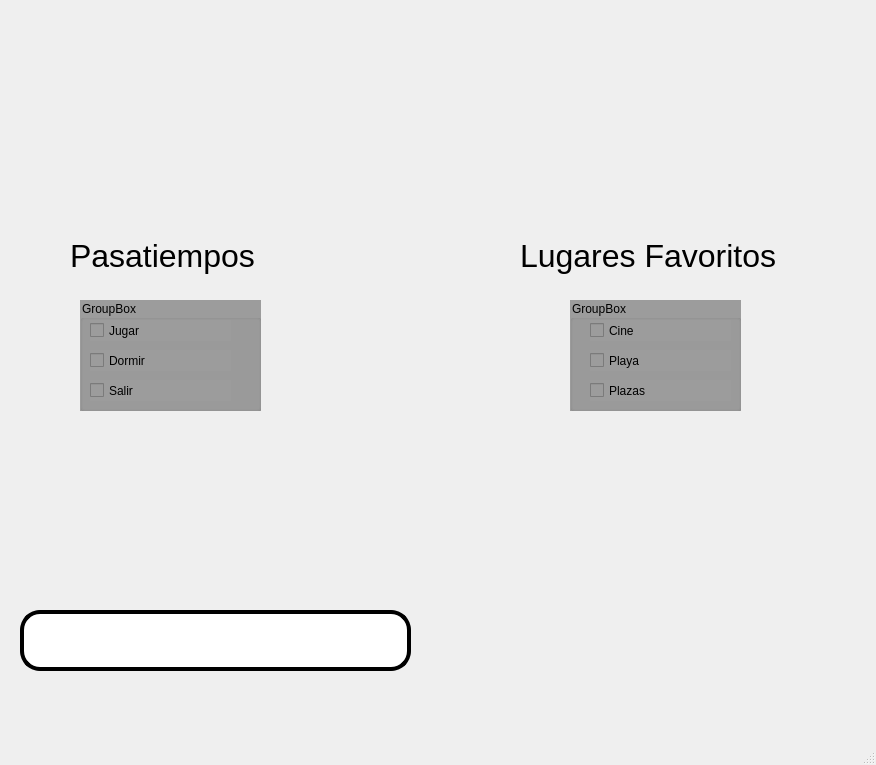
<?xml version="1.0" encoding="UTF-8"?>
<ui version="4.0">
 <class>MainWindow</class>
 <widget class="QMainWindow" name="MainWindow">
  <property name="geometry">
   <rect>
    <x>0</x>
    <y>0</y>
    <width>876</width>
    <height>765</height>
   </rect>
  </property>
  <property name="windowTitle">
   <string>MainWindow</string>
  </property>
  <widget class="QWidget" name="centralwidget">
   <widget class="QLabel" name="label">
    <property name="geometry">
     <rect>
      <x>0</x>
      <y>10</y>
      <width>241</width>
      <height>131</height>
     </rect>
    </property>
    <property name="styleSheet">
     <string notr="true"/>
    </property>
    <property name="text">
     <string/>
    </property>
    <property name="pixmap">
     <pixmap resource="../../Archivos/Recursos.qrc">:/Logos/Archivos/log_uat_nuevo.png</pixmap>
    </property>
    <property name="scaledContents">
     <bool>true</bool>
    </property>
   </widget>
   <widget class="QLabel" name="label_2">
    <property name="geometry">
     <rect>
      <x>560</x>
      <y>0</y>
      <width>241</width>
      <height>131</height>
     </rect>
    </property>
    <property name="styleSheet">
     <string notr="true"/>
    </property>
    <property name="text">
     <string/>
    </property>
    <property name="pixmap">
     <pixmap resource="../../Archivos/Recursos.qrc">:/Logos/Archivos/FIT_logo_vertical.png</pixmap>
    </property>
    <property name="scaledContents">
     <bool>true</bool>
    </property>
   </widget>
   <widget class="QLabel" name="label_3">
    <property name="geometry">
     <rect>
      <x>640</x>
      <y>580</y>
      <width>241</width>
      <height>131</height>
     </rect>
    </property>
    <property name="styleSheet">
     <string notr="true"/>
    </property>
    <property name="text">
     <string/>
    </property>
    <property name="pixmap">
     <pixmap resource="../../Archivos/Recursos.qrc">:/Logos/Archivos/Gatos.png</pixmap>
    </property>
    <property name="scaledContents">
     <bool>true</bool>
    </property>
   </widget>
   <widget class="QLabel" name="label_4">
    <property name="geometry">
     <rect>
      <x>70</x>
      <y>230</y>
      <width>231</width>
      <height>51</height>
     </rect>
    </property>
    <property name="font">
     <font>
      <pointsize>24</pointsize>
     </font>
    </property>
    <property name="text">
     <string>Pasatiempos</string>
    </property>
   </widget>
   <widget class="QLineEdit" name="txt_Valor">
    <property name="geometry">
     <rect>
      <x>20</x>
      <y>610</y>
      <width>391</width>
      <height>61</height>
     </rect>
    </property>
    <property name="font">
     <font>
      <pointsize>24</pointsize>
      <weight>75</weight>
      <bold>true</bold>
     </font>
    </property>
    <property name="styleSheet">
     <string notr="true">background-color: rgb(255,255,255);
border:4px solid black;
border-radius: 20px;</string>
    </property>
    <property name="text">
     <string/>
    </property>
    <property name="alignment">
     <set>Qt::AlignCenter</set>
    </property>
   </widget>
   <widget class="QLabel" name="label_5">
    <property name="geometry">
     <rect>
      <x>520</x>
      <y>230</y>
      <width>311</width>
      <height>51</height>
     </rect>
    </property>
    <property name="font">
     <font>
      <pointsize>24</pointsize>
     </font>
    </property>
    <property name="text">
     <string>Lugares Favoritos</string>
    </property>
   </widget>
   <widget class="QGroupBox" name="groupBox">
    <property name="geometry">
     <rect>
      <x>80</x>
      <y>300</y>
      <width>181</width>
      <height>111</height>
     </rect>
    </property>
    <property name="styleSheet">
     <string notr="true">background-color: rgb(156, 156, 156);</string>
    </property>
    <property name="title">
     <string>GroupBox</string>
    </property>
    <widget class="QCheckBox" name="cb_salir">
     <property name="geometry">
      <rect>
       <x>10</x>
       <y>80</y>
       <width>141</width>
       <height>21</height>
      </rect>
     </property>
     <property name="text">
      <string>Salir</string>
     </property>
    </widget>
    <widget class="QCheckBox" name="cb_dormir">
     <property name="geometry">
      <rect>
       <x>10</x>
       <y>50</y>
       <width>141</width>
       <height>21</height>
      </rect>
     </property>
     <property name="text">
      <string>Dormir</string>
     </property>
    </widget>
    <widget class="QCheckBox" name="cb_jugar">
     <property name="geometry">
      <rect>
       <x>10</x>
       <y>20</y>
       <width>141</width>
       <height>21</height>
      </rect>
     </property>
     <property name="text">
      <string>Jugar</string>
     </property>
    </widget>
   </widget>
   <widget class="QGroupBox" name="groupBox_2">
    <property name="geometry">
     <rect>
      <x>570</x>
      <y>300</y>
      <width>171</width>
      <height>111</height>
     </rect>
    </property>
    <property name="styleSheet">
     <string notr="true">background-color: rgb(156, 156, 156);</string>
    </property>
    <property name="title">
     <string>GroupBox</string>
    </property>
    <widget class="QCheckBox" name="cb_cine">
     <property name="geometry">
      <rect>
       <x>20</x>
       <y>20</y>
       <width>141</width>
       <height>21</height>
      </rect>
     </property>
     <property name="text">
      <string>Cine</string>
     </property>
    </widget>
    <widget class="QCheckBox" name="cb_playa">
     <property name="geometry">
      <rect>
       <x>20</x>
       <y>50</y>
       <width>141</width>
       <height>21</height>
      </rect>
     </property>
     <property name="text">
      <string>Playa</string>
     </property>
    </widget>
    <widget class="QCheckBox" name="cb_plazas">
     <property name="geometry">
      <rect>
       <x>20</x>
       <y>80</y>
       <width>141</width>
       <height>21</height>
      </rect>
     </property>
     <property name="text">
      <string>Plazas</string>
     </property>
    </widget>
   </widget>
  </widget>
  <widget class="QMenuBar" name="menubar">
   <property name="geometry">
    <rect>
     <x>0</x>
     <y>0</y>
     <width>876</width>
     <height>26</height>
    </rect>
   </property>
  </widget>
  <widget class="QStatusBar" name="statusbar"/>
 </widget>
 <resources>
  <include location="../../Archivos/Recursos.qrc"/>
  <include location="../../Archivos/Recursos.qrc"/>
 </resources>
 <connections/>
</ui>
